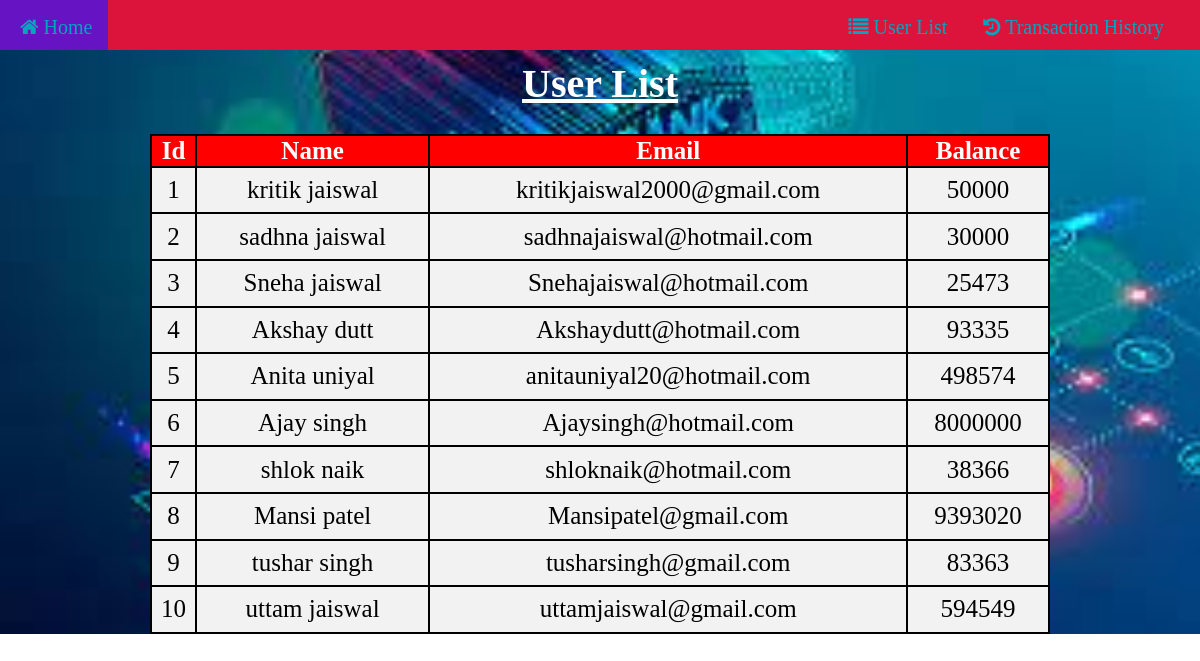
Page /table.php on the committed database.
### tables this page shows
CREATE TABLE `user` (
  `id` int(100) NOT NULL,
  `name1` varchar(100) NOT NULL,
  `email` varchar(100) NOT NULL,
  `balance` float NOT NULL
);

### table.php (the view, shortened to what this page needs)
<?php
		$conn = mysqli_connect("localhost", "root", "", "test");
?>
<!DOCTYPE html>
<html>
<head>
<link rel="stylesheet" href="https://cdnjs.cloudflare.com/ajax/libs/font-awesome/4.7.0/css/font-awesome.min.css">
    <link rel="stylesheet" type="text/css" href="navstylebar.css">
</head>
<body>
    <div id="navbar">
  <a class="hi" href="index.php"><i class="fa fa-home"></i> Home</a>
  <a class="hello" href="table.php"><i class="fa fa-list"></i> User List</a>
  <a class="bye" href="transaction.php"><i class="fa fa-history"></i> Transaction History</a>
  </div>
    <h1><u>User List</u></h1>
    <table class="center">
    <thead>
        <tr>
            <th>Id</th>
            <th>Name</th>
            <th>Email</th>
            <th>Balance</th>
        </tr>
    </thead>
    <tbody>
        <?php $sql = "SELECT id, name1, email, balance FROM user";
        $result = mysqli_query($conn, $sql);?>
        <?php while( $row = mysqli_fetch_array($result)) : ?>
        <tr>
            <td><?php echo $row['id']; ?></td>
            <td><?php echo $row['name1']; ?></td>
            <td><?php echo $row['email']; ?></td>
            <td><?php echo $row['balance']; ?></td>
        </tr>
        <?php endwhile ?>
    </tbody>
</table>
</body>
</html>

### navstylebar.css (style rules this page uses)
#navbar { overflow: hidden; background-color:crimson; height: 50px; font-size: 35px; }
#navbar a { float: left; display: block; color: #05a4c0; text-align: center; padding: 16px; text-decoration: none; padding-left: 20px; }
.hello { margin-left: 20px; float: right; }
.bye { margin-right: 20px; float: right; }
.hi { margin-right: 700px; float: right; }

### table.php (style rules this page uses)
table, th,tr,td { border: 2px solid black; }
.center { margin-left: auto; margin-right: auto; border-collapse: collapse; }
table { width: 900px; height: 500px; color: black; font-size: 30px; border-color: black; }
h1 { text-align: center; color: white; font-size: 40px; margin-top:10px; }
body { background-image: url("index.jpg"); background-repeat: no-repeat; background-size: cover; margin: 0; }
th, td { text-align: center; }
th { background-color: red ; color: white; border: 2px solid black; }
a { font-size:20px; }
tr { font-size:25px; border: 2px solid black; background-color: #f2f2f2; }

### rows in the picture
user: id "1", name1 "kritik jaiswal", email "kritikjaiswal2000@gmail.com", balance "50000"
user: id "2", name1 "sadhna jaiswal", email "sadhnajaiswal@hotmail.com", balance "30000"
user: id "3", name1 "Sneha jaiswal", email "Snehajaiswal@hotmail.com", balance "25473"
user: id "4", name1 "Akshay dutt", email "Akshaydutt@hotmail.com", balance "93335"
user: id "5", name1 "Anita uniyal", email "anitauniyal20@hotmail.com", balance "498574"
user: id "6", name1 "Ajay singh", email "Ajaysingh@hotmail.com", balance "8000000"
user: id "7", name1 "shlok naik", email "shloknaik@hotmail.com", balance "38366"
user: id "8", name1 "Mansi patel", email "Mansipatel@gmail.com", balance "9393020"
user: id "9", name1 "tushar singh", email "tusharsingh@gmail.com", balance "83363"
user: id "10", name1 "uttam jaiswal", email "uttamjaiswal@gmail.com", balance "594549"
